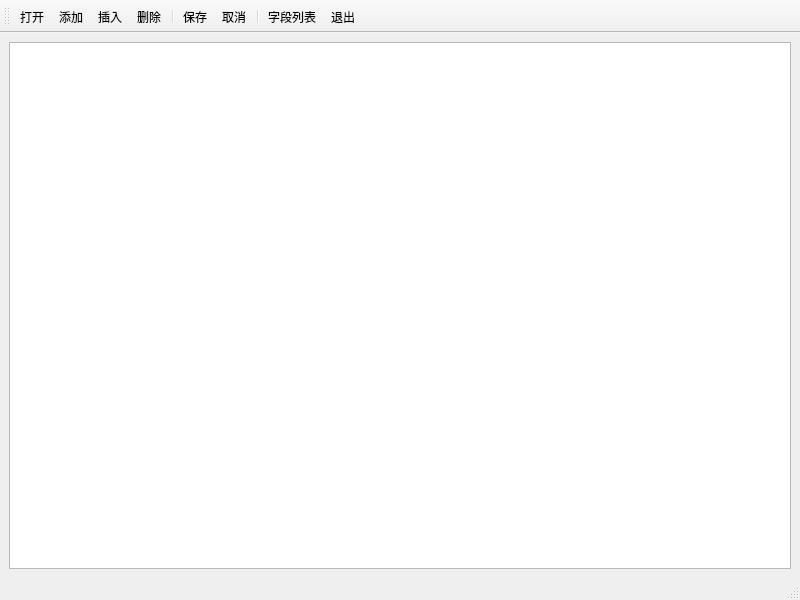
<?xml version="1.0" encoding="UTF-8"?>
<ui version="4.0">
 <class>MainWindow</class>
 <widget class="QMainWindow" name="MainWindow">
  <property name="geometry">
   <rect>
    <x>0</x>
    <y>0</y>
    <width>800</width>
    <height>600</height>
   </rect>
  </property>
  <property name="windowTitle">
   <string>MainWindow</string>
  </property>
  <widget class="QWidget" name="centralwidget">
   <layout class="QVBoxLayout" name="verticalLayout">
    <item>
     <widget class="QTableView" name="tableView"/>
    </item>
   </layout>
  </widget>
  <widget class="QMenuBar" name="menubar">
   <property name="geometry">
    <rect>
     <x>0</x>
     <y>0</y>
     <width>800</width>
     <height>21</height>
    </rect>
   </property>
  </widget>
  <widget class="QStatusBar" name="statusbar"/>
  <widget class="QToolBar" name="toolBar">
   <property name="windowTitle">
    <string>toolBar</string>
   </property>
   <attribute name="toolBarArea">
    <enum>TopToolBarArea</enum>
   </attribute>
   <attribute name="toolBarBreak">
    <bool>false</bool>
   </attribute>
   <addaction name="action_openDB"/>
   <addaction name="action_add"/>
   <addaction name="action_insert"/>
   <addaction name="action_del"/>
   <addaction name="separator"/>
   <addaction name="action_save"/>
   <addaction name="action_cancel"/>
   <addaction name="separator"/>
   <addaction name="action_listRecord"/>
   <addaction name="action_quit"/>
  </widget>
  <action name="action_openDB">
   <property name="text">
    <string>打开</string>
   </property>
   <property name="toolTip">
    <string>打开数据库文件</string>
   </property>
  </action>
  <action name="action_add">
   <property name="text">
    <string>添加</string>
   </property>
   <property name="toolTip">
    <string>添加记录</string>
   </property>
  </action>
  <action name="action_insert">
   <property name="text">
    <string>插入</string>
   </property>
   <property name="toolTip">
    <string>插入记录</string>
   </property>
  </action>
  <action name="action_del">
   <property name="text">
    <string>删除</string>
   </property>
   <property name="toolTip">
    <string>删除记录</string>
   </property>
  </action>
  <action name="action_save">
   <property name="text">
    <string>保存</string>
   </property>
   <property name="toolTip">
    <string>保存文件</string>
   </property>
  </action>
  <action name="action_cancel">
   <property name="text">
    <string>取消</string>
   </property>
   <property name="toolTip">
    <string>取消更改</string>
   </property>
  </action>
  <action name="action_listRecord">
   <property name="text">
    <string>字段列表</string>
   </property>
   <property name="toolTip">
    <string>列出各个字段</string>
   </property>
  </action>
  <action name="action_quit">
   <property name="text">
    <string>退出</string>
   </property>
   <property name="toolTip">
    <string>退出系统</string>
   </property>
  </action>
 </widget>
 <resources/>
 <connections>
  <connection>
   <sender>action_quit</sender>
   <signal>triggered()</signal>
   <receiver>MainWindow</receiver>
   <slot>close()</slot>
   <hints>
    <hint type="sourcelabel">
     <x>-1</x>
     <y>-1</y>
    </hint>
    <hint type="destinationlabel">
     <x>399</x>
     <y>299</y>
    </hint>
   </hints>
  </connection>
 </connections>
</ui>
